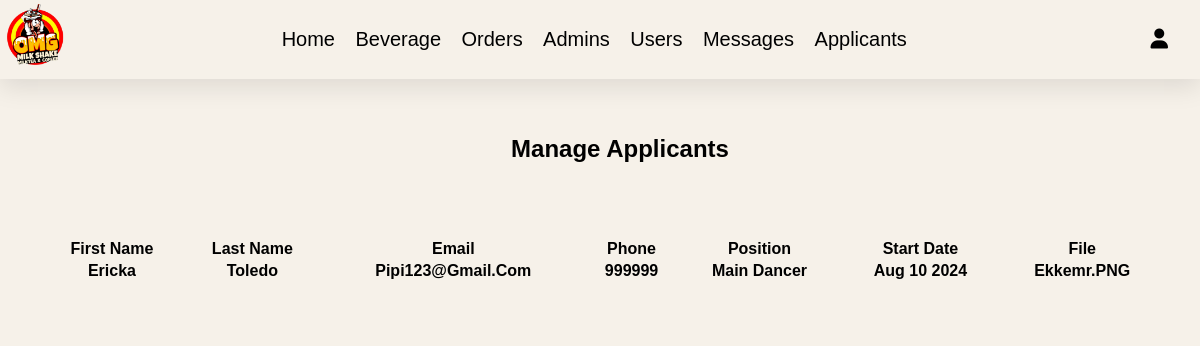
/admin/applicants.php (signed in), run on the app's committed database.
### tables this page shows
CREATE TABLE `applicants` (
  `applicant_id` int(200) NOT NULL,
  `firstname` varchar(250) NOT NULL,
  `lastname` varchar(250) NOT NULL,
  `email` varchar(250) NOT NULL,
  `phone` int(200) NOT NULL,
  `position` varchar(250) NOT NULL,
  `startdate` varchar(250) NOT NULL,
  `img` varchar(250) NOT NULL
);

### admin/applicants.php (the view, shortened to what this page needs)
<?php
include '../components/connect.php';
?>
<!DOCTYPE html>
<html lang="en">
<head>
   <link rel="stylesheet" href="https://cdnjs.cloudflare.com/ajax/libs/font-awesome/6.1.1/css/all.min.css">
   <link rel="stylesheet" href="../css/admin_style.css">
</head>
<body>
<?php include '../components/admin_header.php' ?>
<section>
   <div class="main-content">
   <div class="wrapper">
   <h1><center>Manage Applicants</center></h1>
   <?php
      $show_products = $conn->prepare("SELECT * FROM `applicants`");
      $show_products->execute();
      if($show_products->rowCount() > 0){
         while($fetch_products = $show_products->fetch(PDO::FETCH_ASSOC)){
   ?>   <br><br><br>
   <table class="tbl-full">
   <tr>
                        <th >first name</th>
                        <th>last name </th>
                        <th >email</th>
                        <th >phone</th>
                        <th >position</th>
                        <th >start date</th>
                        <th >file</th>
                    </tr>
     <tr>
     <th><?= $fetch_products['firstname']; ?></th>
     <th><?= $fetch_products['lastname']; ?></th>
     <th> <?= $fetch_products['email']; ?></td>
     <th> <?= $fetch_products['phone']; ?></td>
     <th> <?= $fetch_products['position']; ?></td>
     <th> <?= $fetch_products['startdate']; ?></td>
     <th><?= $fetch_products['img'];?></th>
         </tr>
        </div>
   <?php
         }
      }else{
         echo '<p class="empty">no applicants yet!</p>';
      }
   ?>
   </div>
    </section>
</body>
</html>

### css/admin_style.css (style rules this page uses)
:root { --green:#27ae60; --black:#e32411; --light-color:#666; --box-shadow:0 .5rem 1.5rem rgba(0,0,0, .1); }
body { font-family: "Gill Sans", sans-serif; margin: auto; padding: inherit; box-sizing: border-box; text-decoration: none; outline: none; border: none; text-transform: capitalize; transition: all .2s linear; color: black; background-color: #F6F1E9; }
.main-content { background-color: #F6F1E9; padding: 3% 0; margin-left: 2.5rem; }
.wrapper { align-items: center; }
.tbl-full { width: 97%; margin-right: 3rem; text-align: center; }

### data on the page
applicants: firstname "Ericka", lastname "Toledo", email "Pipi123@gmail.com", phone "999999", position "Main Dancer", startdate "Aug 10 2024", img "Ekkemr.PNG"
